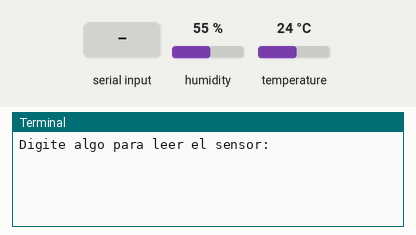
Recording of a program running on a simulated Raspberry Pi (BCM pin numbers). On the bench: the last lines printed to the terminal. The inputs (shaded band) are chosen by the test bench; at power-on: humidity 55 %, temperature 24 °C. At 3.3 s the program stops and its outputs stay as they are.

Above: at 1.2 s.
1.3 s: "1" typed at the terminal, then Enter
At 1.7 s:
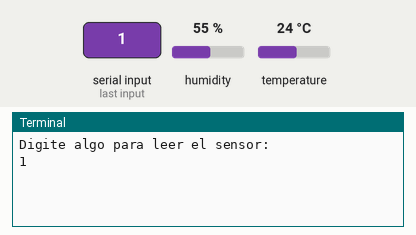
3.3 s: "z" typed at the terminal, then Enter
At 4.2 s:
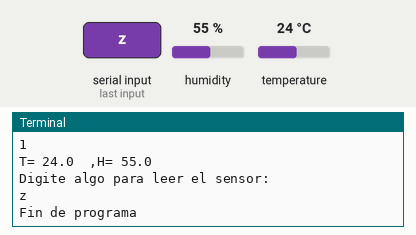

The program:

Clase01_Ejemplo01_DHT11.py
```python
import Adafruit_DHT as dht

sensor = dht.DHT11

continuar = True
while continuar:
    dato = input("Digite algo para leer el sensor: ")
    if dato == "z":
        continuar = False
    else:
        h,t = dht.read_retry(sensor,4)
        print("T=",t," ,H=",h)
print("Fin de programa")
```

Measured:
- after the input at 1.3 s, the terminal: prints a new line at once (image 1)
- after the input at 3.3 s, the terminal: prints a new line at once (image 2)
